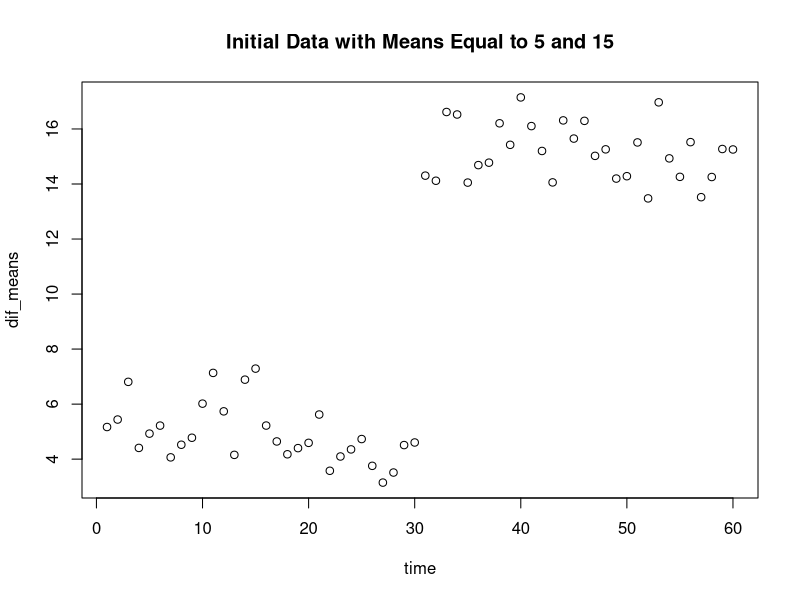
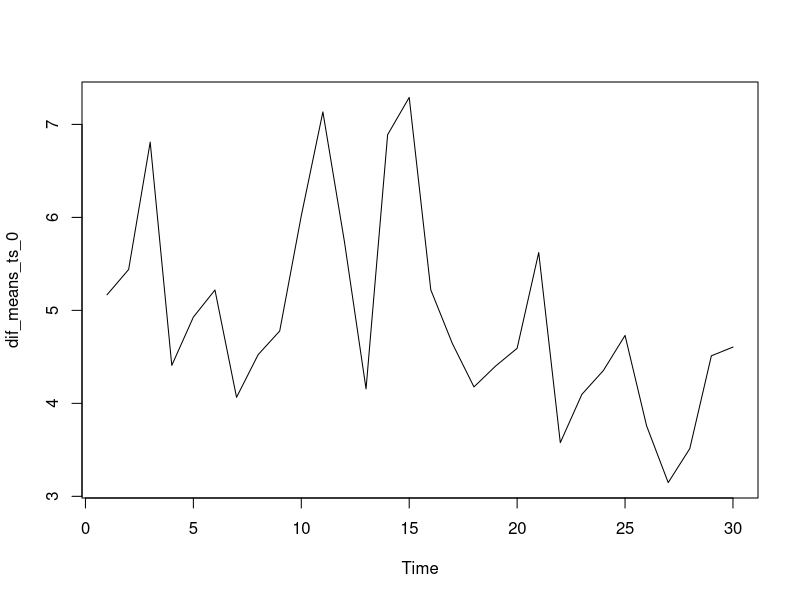
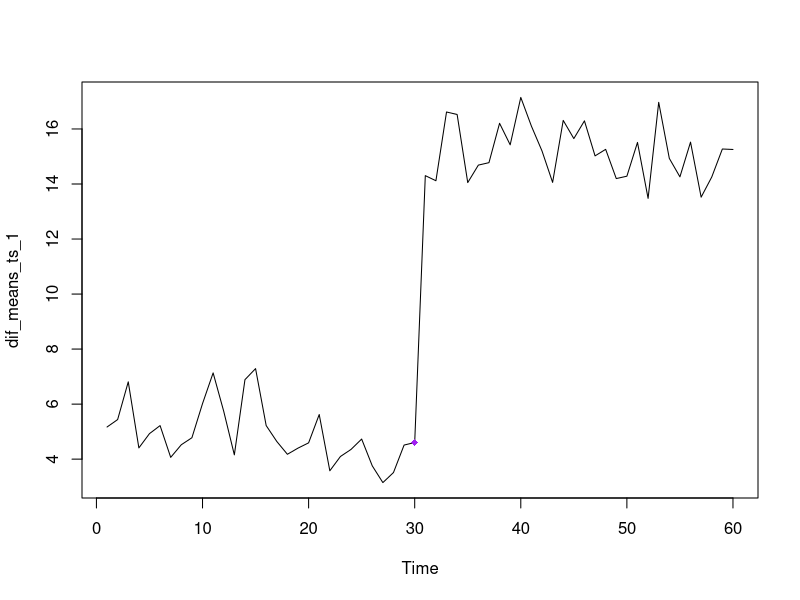
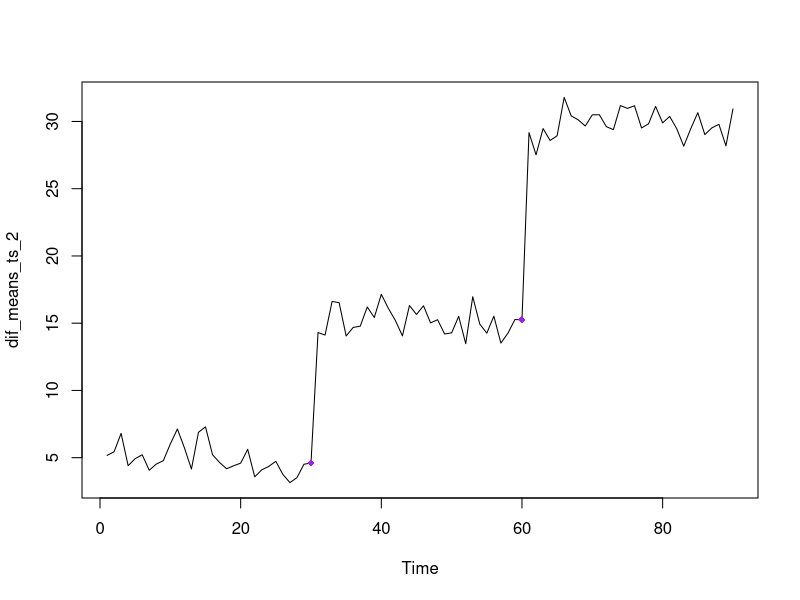

Write the R code that produced these figures, in order. (Note: this script raises an error after producing the figures.)
#creating our data 
first = rnorm(30, mean = 5, sd = 1) #30 random data points from a normal distribution with means 5
second = rnorm(30, mean = 15, sd = 1) #30 random data points from a normal distribution with means 15
third = rnorm(30, mean = 30, sd = 1)

dif_means = c(first, second) #adding the two sets of data points together 
dif_means_2 = c(first, second, third)
time = c(1:60) #making time 

test_data = data.frame(time, dif_means) #our data with x = time and y = two sets of data with two means 
plot(test_data, main="Initial Data with Means Equal to 5 and 15") 

#downloading the strucchange package
#install.packages("strucchange")
library("strucchange")
?breakpoints

#Bai-Perron Method
dif_means_ts_0<-ts(first, start=1,end=30) #create time series data on only the first data 
breakpoints(dif_means_ts_0 ~ 1, breaks = 2 ) #no break points 
plot(dif_means_ts_0)

dif_means_ts_1<-ts(dif_means, start=1, end=60) #create time series data with first and second data
breakpoints(dif_means_ts_1 ~ 1, breaks = 2 , h=0.1) #one break
plot(dif_means_ts_1)
points(30, dif_means_ts_1[30], col="purple", pch= 18)

dif_means_ts_2<-ts(dif_means_2, start=1, end=90) #create time series data with first second and third data
breakpoints(dif_means_ts_2 ~ 1, breaks=3, h=0.1) #two breaks 
plot(dif_means_ts_2)
points(30, dif_means_ts_2[30], col="purple", pch= 18)
points(60, dif_means_ts_2[60], col="purple", pch= 18)

#-----------------------------------------------------------------

#diff 

#short cutting with MLE and Metropolis Hastings 
sigma_new = sd()      #need this 
sigma_old = sd()      #need this 
SSE_new =             #sse(b, dataset)
SEE_old =             #sse(b, dataset)

ratio = exp(-1/(2 * sigma_new) * SSE_new) + exp(-1/(2 * sigma_old) * SEE_old)
u = runif(1) #random number from 0 to 1 taken from a normal distrabution 

#our temporary L
if(ratio > 1) { 
  #take new
} else if(ratio > u) {
  #keep new
} else {
  #keep old
}
